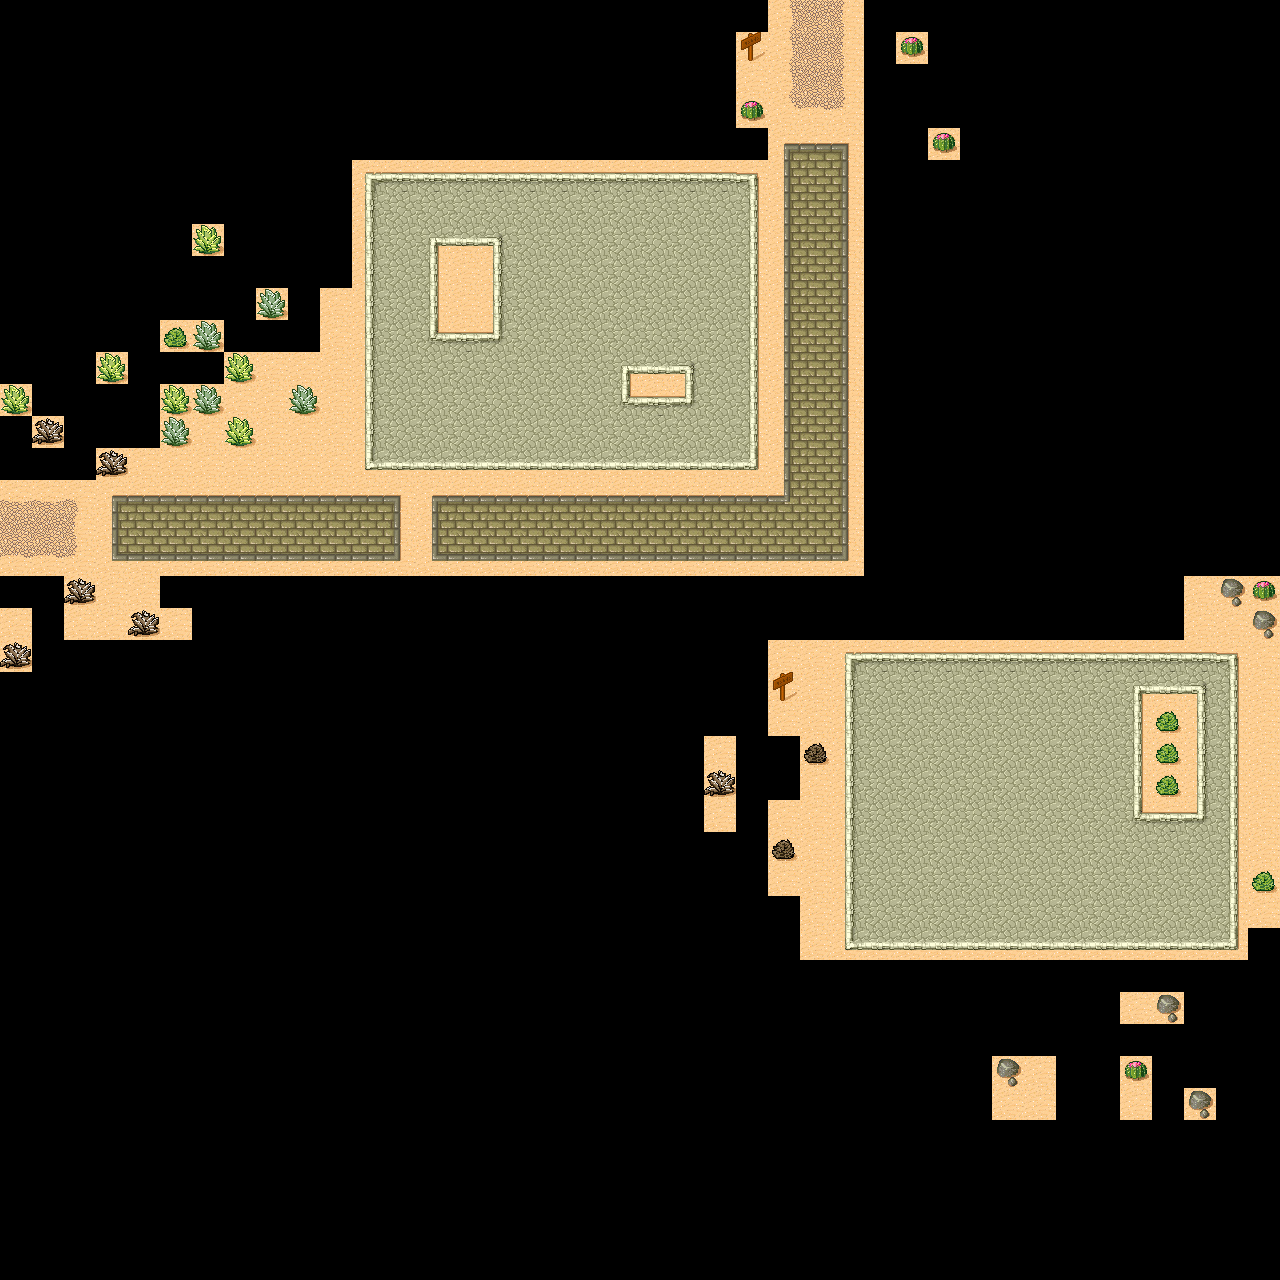

The image is a tile-based game level rendered from a .tmx file. Its description and source (layers, tilesets, objects; grid data summarised) follow:
An orthogonal 40x40 tile map with 32x32 px tiles, 1 tile layer (objects) and 1 object (background).

<map version="1.0" orientation="orthogonal" width="40" height="40" tilewidth="32" tileheight="32">
 <tileset firstgid="1" name="Desert" tilewidth="32" tileheight="32" spacing="1" margin="1">
  <image source="tmw_desert_spacing.png" width="265" height="199" />
 </tileset>
 <objectgroup name="bg" width="40" height="40">
  <object name="background" x="0" y="0" width="1281" height="1119">
   <properties>
    <property name="image" value="bg.jpg" />
   </properties>
  </object>
 </objectgroup>
 <layer name="objects" width="40" height="40">
  <data>[1600 cells, 476 non-empty, 40 distinct tile ids]</data>
 </layer>
</map>
